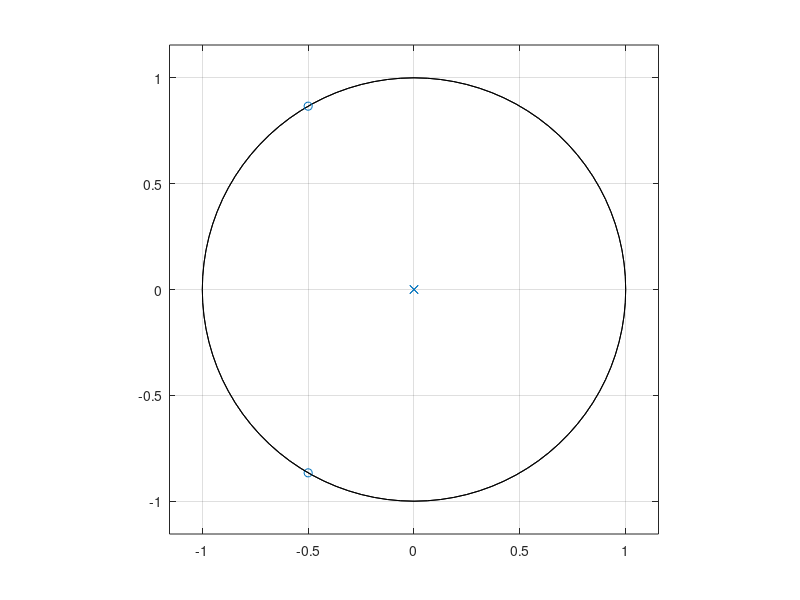

Reproduce this figure in MATLAB.
% zer = [-0.5-i*(sqrt(3)/2) -0.5+i*(sqrt(3)/2)];

zer1 = [-0.5-i*(sqrt(3)/2)];
zer2 = [-0.5+i*(sqrt(3)/2)];

pol = 0;

zplane(zer1,pol)
hold on
zplane(zer2,pol)